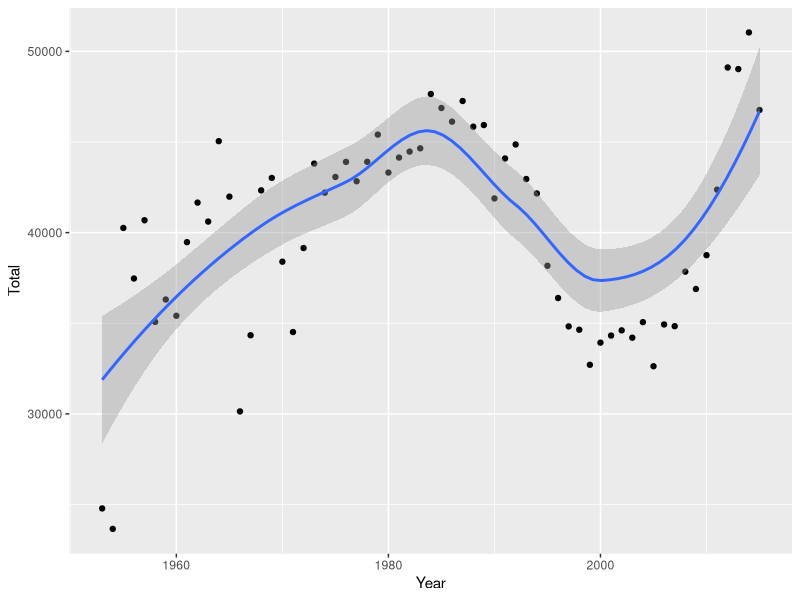
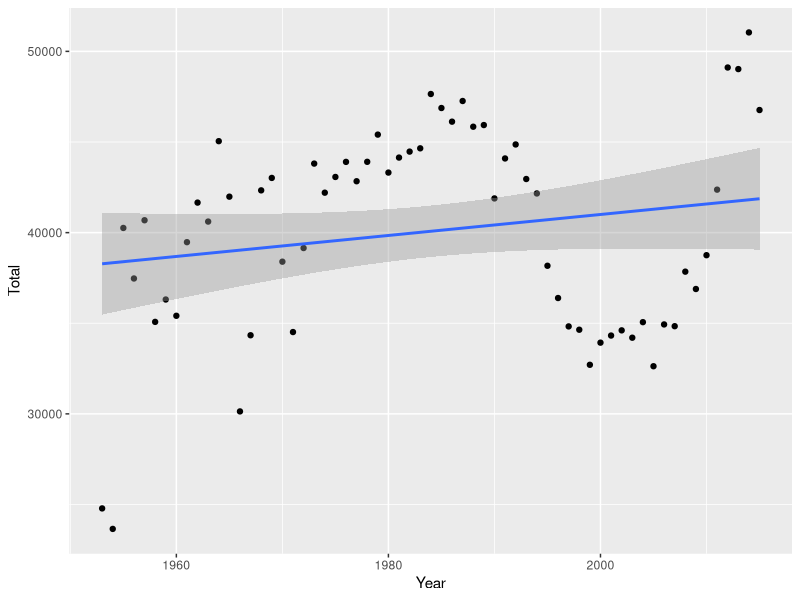
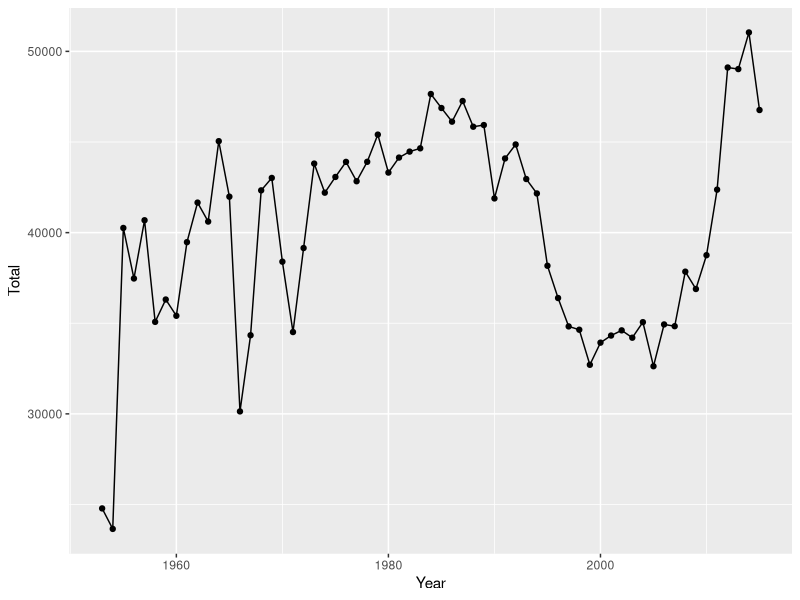
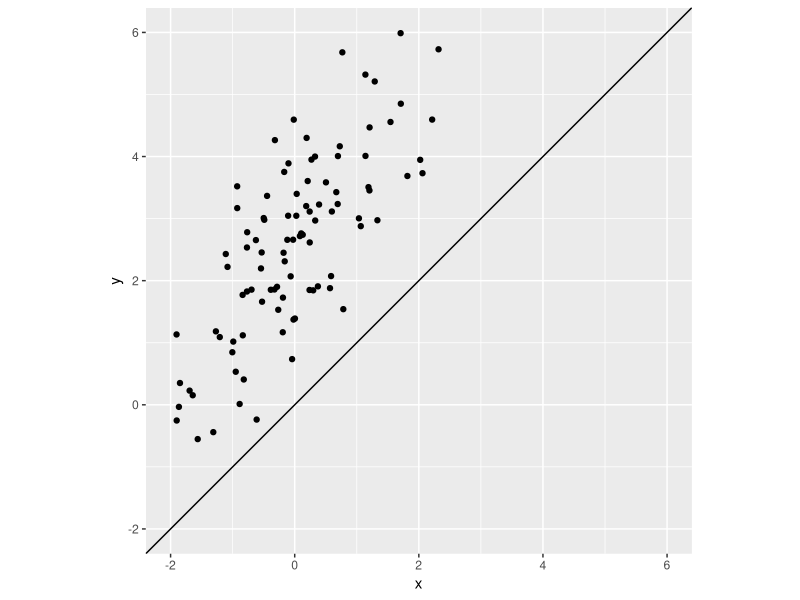
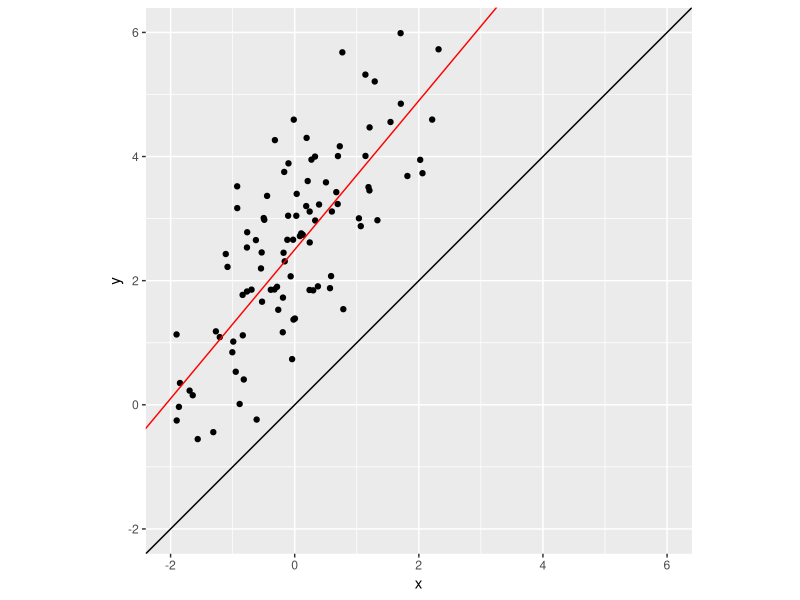
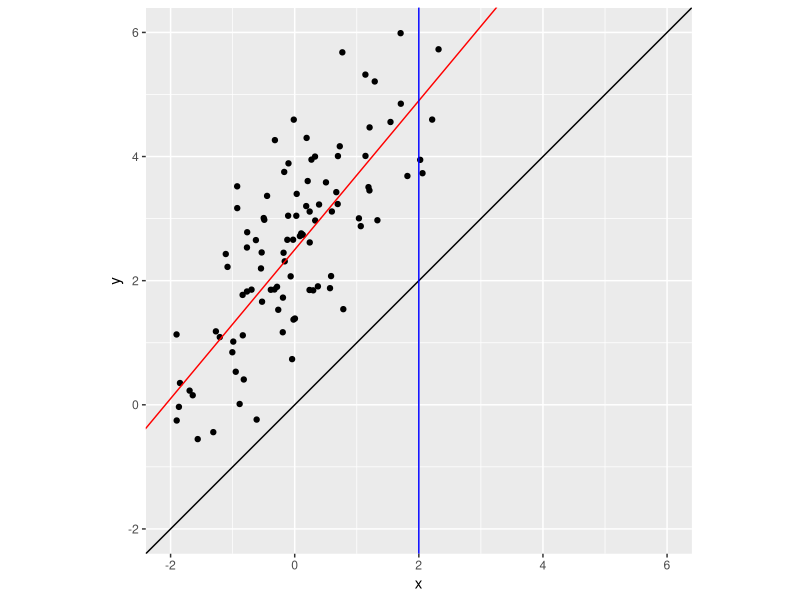
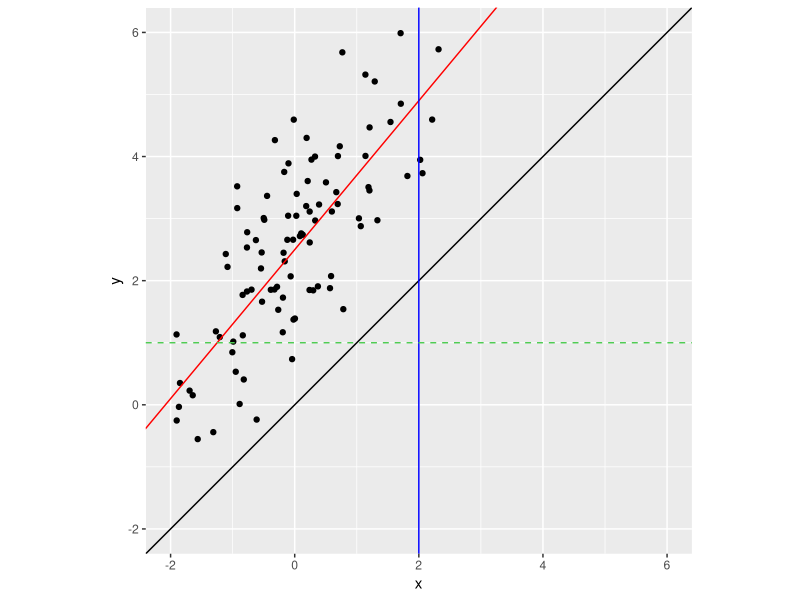

Write R code to recreate these figures, in order.
## ---- chunk 1
library(tidyverse)
library(readxl)
## ---- chunk 2
select <- dplyr::select
## ---- chunk 3
mil_personnel <- read_excel("data/100315.xls", range = "A5:L38", col_types = "numeric")
mil_personnel <- bind_rows(
  mil_personnel %>% select(1:6) %>% magrittr::set_colnames(c("Year", "Total", "Army", "Navy", "Marine Corps", "Air Force")),
  mil_personnel %>% select(7:12) %>% magrittr::set_colnames(c("Year", "Total", "Army", "Navy", "Marine Corps", "Air Force"))
)
mil_personnel
## ---- chunk 4
mil_personnel <- mil_personnel %>% filter(!is.na(Total))
mil_personnel[is.na(mil_personnel$Year),]$Year <- 2015
mil_personnel
## ---- chunk 5
mil_personnel %>%
  ggplot(aes(Year, Total)) +
  geom_point() +
  geom_smooth()
## ---- chunk 6
mil_personnel %>%
  ggplot(aes(Year, Total)) +
  geom_point() +
  geom_smooth(method = "lm")
## ---- chunk 7
mil_personnel %>%
  ggplot(aes(Year, Total)) +
  geom_point() +
  geom_line()
## ---- chunk 8
x = rnorm(100)
y = 2.5 + 1.2 * x + rnorm(100)
test_data <- data_frame(x, y)

test_data %>% 
  ggplot(aes(x, y)) +
  geom_point() +
  xlim(-2, 6) + ylim(-2, 6) +
  coord_fixed() +
  geom_abline() 
## ---- chunk 9
test_data %>% 
  ggplot(aes(x, y)) +
  geom_point() +
  xlim(-2, 6) + ylim(-2, 6) +
  coord_fixed() +
  geom_abline() +
  geom_abline(intercept = 2.5, slope = 1.2, color = "red") 
## ---- chunk 10
test_data %>% 
  ggplot(aes(x, y)) +
  geom_point() +
  xlim(-2, 6) + ylim(-2, 6) +
  coord_fixed() +
  geom_abline() +
  geom_abline(intercept = 2.5, slope = 1.2, color = "red") +
  geom_vline(xintercept = 2, color = "blue")
## ---- chunk 11
test_data %>% 
  ggplot(aes(x, y)) +
  geom_point() +
  xlim(-2, 6) + ylim(-2, 6) +
  coord_fixed() +
  geom_abline() +
  geom_abline(intercept = 2.5, slope = 1.2, color = "red") +
  geom_vline(xintercept = 2, color = "blue") +
  geom_hline(yintercept = 1, color = "#4FCC53", lty = 2)
## ---- chunk 12
tidy_mil <- mil_personnel %>%
  gather(branch, personnel, -Year)
tidy_mil
